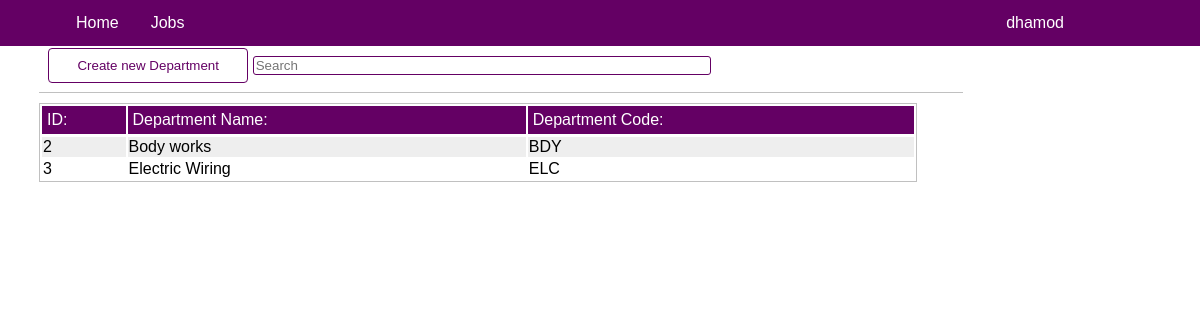
The app's page /dre_admin/departments/ (signed in), older data.
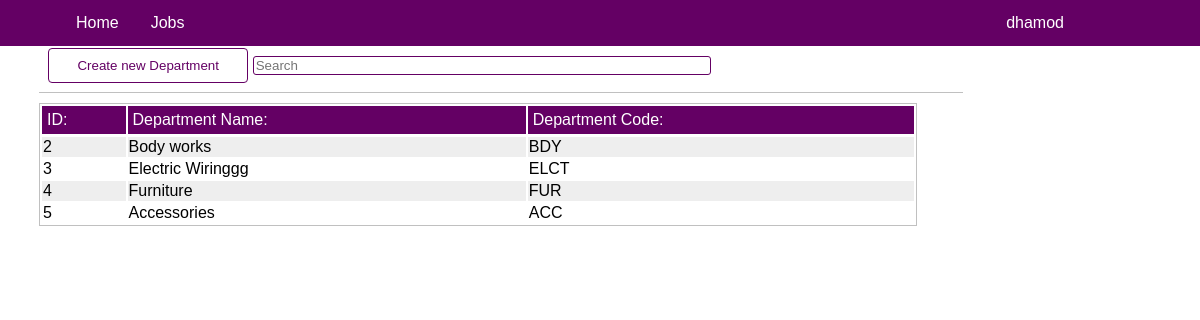
The same page, newer data.
### dre_admin/models.py (models this page shows, shortened)
class Department(models.Model):
    dep_code = models.CharField(max_length = 20, unique = False, default = 'All')
    dep_name = models.CharField(max_length = 30,  default = 'All')
    dep_description = models.CharField(max_length = 400, null = True)

### dre_admin/views.py (the view)
# urls.py: path('departments/', views.Departments, name = 'departments'),
@login_required
def Departments(request):
    prf = Profile.objects.get(user__username = request.user.username)
    deps = Department.objects.all().order_by('id')
    if request.method == 'POST':
        form = DepartmentCreationForm(request.POST)
        if form.is_valid():
            try:
                check_dep_code = DepCodeIsUnique(form.cleaned_data.get('dep_code'))
                if check_dep_code:
                    messages.error(request, 'Department code already exists')
                else:
                    dep = Department(dep_code = form.cleaned_data.get('dep_code'),
                    dep_name = form.cleaned_data.get('dep_name'),
                    dep_description = form.cleaned_data.get('dep_description'))
                    dep.save()
                    messages.success(request,'New department was successfully created :)')
            except Exception as e:
                messages.error(request, str(e))
    else:
        form = DepartmentCreationForm()
    context = {
        'form': form,
        'deps': deps,
        'prf': prf
    }
    return render(request, 'dre_admin/department.html', context)

### dre_admin/forms.py
class DepartmentCreationForm(ModelForm):
    class Meta:
        model = Department
        fields = ['dep_code', 'dep_name', 'dep_description']

### dre_admin/templates/dre_admin/department.html (shortened to what this page needs)
{% extends "home/base.html"%}
{% load crispy_forms_tags%}
{% block content %}
    <div class = "actionpage">
        <div class="action-header">
            <button class = 'btn-active' id = "create-department" style = "width: 200px;">Create new Department</button>
            <input type = "text" placeholder = "Search"id = 'srch' />
        </div>
        <table>
            <tr>
                <th>ID:</th>
                <th>Department Name:</th>
                <th>Department Code:</th>
            </tr>
            {% for d in deps %}
            {% if d.dep_name != 'All'%}
                <tr class = 'table-row' id = "{{d.id}}">
                    <td>{{d.id}}</td>
                    <td>{{d.dep_name}}</td>
                    <td>{{d.dep_code}}</td>
                </tr>
            {% endif %}
            {% endfor %}
        </table>
    </div>
{% endblock %}

Row changes from the older to the newer data that the page shows:
changed Department id 3: dep_name "Electric Wiring" → "Electric Wiringgg"; dep_code "ELC" → "ELCT"
added Department: id "4", dep_name "Furniture", dep_code "FUR"
added Department: id "5", dep_name "Accessories", dep_code "ACC"
